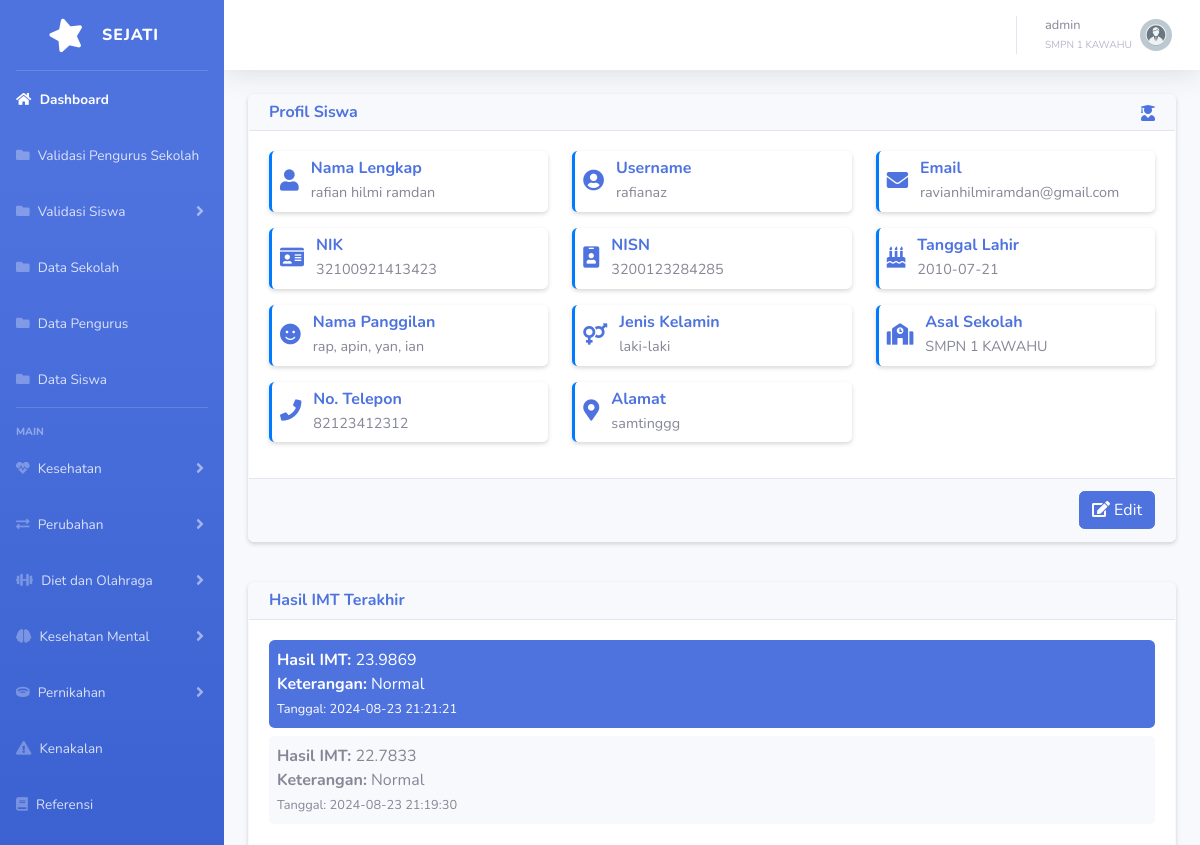
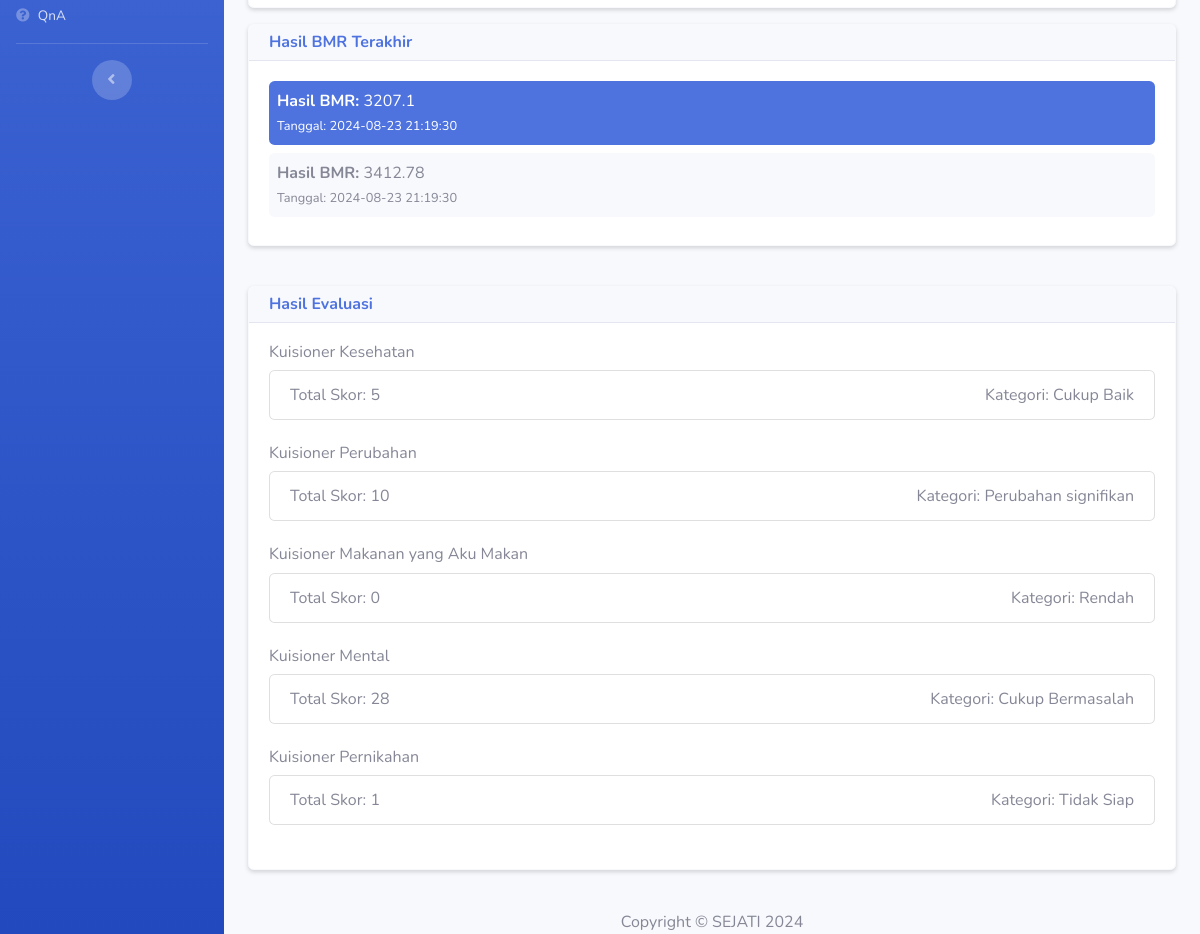
The page /profilsiswa.php?id=1 (signed in) on the database its author committed (2 pictures, top to bottom).
### tables this page shows
CREATE TABLE `tbsekolah` (
  `idsekolah` int(11) NOT NULL,
  `namasekolah` varchar(100) NOT NULL,
  `alamatsekolah` varchar(255) NOT NULL,
  `notelpsekolah` varchar(15) DEFAULT NULL,
  `kepalasekolah` varchar(50) NOT NULL,
  `namapjsekolah` varchar(50) NOT NULL,
  `notelpj` varchar(15) DEFAULT NULL
);

CREATE TABLE `imt` (
  `idimt` int(11) NOT NULL,
  `idsiswa` int(11) DEFAULT NULL,
  `bb` float DEFAULT NULL,
  `tb` float DEFAULT NULL,
  `hasilimt` float DEFAULT NULL,
  `keterangan` varchar(255) DEFAULT NULL,
  `tglperiksa` datetime DEFAULT NULL
);

CREATE TABLE `kebutuhanenergi` (
  `idenergi` int(11) NOT NULL,
  `iduser` int(11) DEFAULT NULL,
  `bb` float DEFAULT NULL,
  `tb` float DEFAULT NULL,
  `usia` int(11) DEFAULT NULL,
  `tingkataktif` enum('tidak pernah berolahraga','jarang berolahraga','sering berolahraga') DEFAULT NULL,
  `hasil` float DEFAULT NULL,
  `idsiswa` int(11) DEFAULT NULL,
  `tglperiksa` datetime DEFAULT NULL
);

CREATE TABLE `kuisionerkesehatanlaki` (
  `idkuisioner` int(11) NOT NULL,
  `idusersiswa` int(11) DEFAULT NULL,
  `q1` int(11) DEFAULT NULL,
  `q2` int(11) DEFAULT NULL,
  `q3` int(11) DEFAULT NULL,
  `q4` int(11) DEFAULT NULL,
  `q5` int(11) DEFAULT NULL,
  `q6` int(11) DEFAULT NULL,
  `totalSkor` int(11) DEFAULT NULL,
  `kategori` varchar(50) DEFAULT NULL
);

CREATE TABLE `kuisionerperubahanlaki` (
  `idkuisioner` int(11) NOT NULL,
  `idusersiswa` int(11) DEFAULT NULL,
  `q1` int(11) DEFAULT NULL,
  `q2` int(11) DEFAULT NULL,
  `q3` int(11) DEFAULT NULL,
  `q4` int(11) DEFAULT NULL,
  `q5` int(11) DEFAULT NULL,
  `q6` int(11) DEFAULT NULL,
  `q7` int(11) DEFAULT NULL,
  `q8` int(11) DEFAULT NULL,
  `q9` int(11) DEFAULT NULL,
  `q10` int(11) DEFAULT NULL,
  `totalSkor` int(11) DEFAULT NULL,
  `kategori` varchar(50) DEFAULT NULL
);

CREATE TABLE `kuisionermakan` (
  `idkuisioner` int(11) NOT NULL,
  `idusersiswa` int(11) DEFAULT NULL,
  `q1` int(11) DEFAULT NULL,
  `q2` int(11) DEFAULT NULL,
  `q3` int(11) DEFAULT NULL,
  `q4` int(11) DEFAULT NULL,
  `q5` int(11) DEFAULT NULL,
  `q6` int(11) DEFAULT NULL,
  `q7` int(11) DEFAULT NULL,
  `q8` int(11) DEFAULT NULL,
  `q9` int(11) DEFAULT NULL,
  `q10` int(11) DEFAULT NULL,
  `totalSkor` int(11) DEFAULT NULL,
  `kategori` varchar(50) DEFAULT NULL
);

CREATE TABLE `kuisionermental` (
  `idkuisioner` int(11) NOT NULL,
  `idusersiswa` int(11) DEFAULT NULL,
  `q1` int(11) DEFAULT NULL,
  `q2` int(11) DEFAULT NULL,
  `q3` int(11) DEFAULT NULL,
  `q4` int(11) DEFAULT NULL,
  `q5` int(11) DEFAULT NULL,
  `q6` int(11) DEFAULT NULL,
  `q7` int(11) DEFAULT NULL,
  `q8` int(11) DEFAULT NULL,
  `q9` int(11) DEFAULT NULL,
  `q10` int(11) DEFAULT NULL,
  `q11` int(11) DEFAULT NULL,
  `q12` int(11) DEFAULT NULL,
  `q13` int(11) DEFAULT NULL,
  `q14` int(11) DEFAULT NULL,
  `q15` int(11) DEFAULT NULL,
  `totalSkor` int(11) NOT NULL,
  `kategori` varchar(50) NOT NULL
);

CREATE TABLE `kuisionermenikah` (
  `idkuisioner` int(11) NOT NULL,
  `idusersiswa` int(11) DEFAULT NULL,
  `q1` int(11) DEFAULT NULL,
  `q2` int(11) DEFAULT NULL,
  `q3` int(11) DEFAULT NULL,
  `q4` int(11) DEFAULT NULL,
  `q5` int(11) DEFAULT NULL,
  `q6` int(11) DEFAULT NULL,
  `q7` int(11) DEFAULT NULL,
  `totalSkor` int(11) DEFAULT NULL,
  `kategori` varchar(50) DEFAULT NULL
);

### profilsiswa.php (the view, shortened to what this page needs)
<?php
include 'header.php';
if (isset($_GET['id']) && is_numeric($_GET['id'])) {
    $idSiswa = $_GET['id'];
} else {
    header('Location: datasiswa.php');
    exit();
}
$sql = "SELECT s.namalengkapsiswa, s.nik, s.nisn, s.tanggallahir, s.namapanggilan, s.jeniskelamin, s.asalsekolah, s.notelp, s.alamat, sk.namasekolah, u.username, u.email
        FROM tbsiswa s
        JOIN tbsekolah sk ON s.asalsekolah = sk.idsekolah
        JOIN tbusersiswa u ON s.idsiswa = u.idsiswa
        WHERE s.idsiswa = ?";
$stmt = $conn->prepare($sql);
$stmt->bind_param("i", $idSiswa);
$stmt->execute();
$result = $stmt->get_result();
$siswa = $result->fetch_assoc();
$idSiswa = $_GET['id'];
$sqlIMT = "SELECT hasilimt, keterangan, tglperiksa FROM imt WHERE idsiswa = ? ORDER BY tglperiksa DESC LIMIT 3";
$stmtIMT = $conn->prepare($sqlIMT);
$stmtIMT->bind_param("i", $idSiswa);
$stmtIMT->execute();
$resultIMT = $stmtIMT->get_result();
$dataIMT = $resultIMT->fetch_all(MYSQLI_ASSOC);
$sqlIMTP = "SELECT hasilimtperempuan AS hasilimt, keterangan, tglperiksa FROM imtperempuan WHERE idsiswa = ? ORDER BY tglperiksa DESC LIMIT 3";
$stmtIMTP = $conn->prepare($sqlIMTP);
$stmtIMTP->bind_param("i", $idSiswa);
$stmtIMTP->execute();
$resultIMTP = $stmtIMTP->get_result();
$dataIMTP = $resultIMTP->fetch_all(MYSQLI_ASSOC);
$sqlBMR = "SELECT hasil, tglperiksa FROM kebutuhanenergi WHERE idsiswa = ? ORDER BY tglperiksa DESC LIMIT 3";
$stmtBMR = $conn->prepare($sqlBMR);
$stmtBMR->bind_param("i", $idSiswa);
$stmtBMR->execute();
$resultBMR = $stmtBMR->get_result();
$dataBMR = $resultBMR->fetch_all(MYSQLI_ASSOC);
$sqlBMRP = "SELECT hasil, tglperiksa FROM kebutuhanenergiperempuan WHERE idsiswa = ? ORDER BY tglperiksa DESC LIMIT 3";
$stmtBMRP = $conn->prepare($sqlBMRP);
$stmtBMRP->bind_param("i", $idSiswa);
$stmtBMRP->execute();
$resultBMRP = $stmtBMRP->get_result();
$dataBMRP = $resultBMRP->fetch_all(MYSQLI_ASSOC);
$sqlUserSiswa = "SELECT us.idusersiswa, s.jeniskelamin
FROM tbusersiswa us
JOIN tbsiswa s ON us.idsiswa = s.idsiswa
WHERE us.idsiswa = ?";
$stmtUserSiswa = $conn->prepare($sqlUserSiswa);
$stmtUserSiswa->bind_param("i", $idSiswa);
$stmtUserSiswa->execute();
$resultUserSiswa = $stmtUserSiswa->get_result();
$dataUserSiswa = $resultUserSiswa->fetch_assoc();
$idUserSiswa = $dataUserSiswa['idusersiswa'];
$jenisKelamin = $dataUserSiswa['jeniskelamin'];
function ambilDataKuisionerTerbaru($conn, $table, $idUserSiswa) {
$sql = "SELECT totalSkor, kategori FROM $table WHERE idusersiswa = ? ORDER BY idkuisioner DESC LIMIT 1";
$stmt = $conn->prepare($sql);
$stmt->bind_param("i", $idUserSiswa);
$stmt->execute();
return $stmt->get_result()->fetch_assoc();
}
$kuisionerKesehatan = ($jenisKelamin == 'laki-laki') ? ambilDataKuisionerTerbaru($conn, 'kuisionerkesehatanlaki', $idUserSiswa) : ambilDataKuisionerTerbaru($conn, 'kuisionerkesehatanperempuan', $idUserSiswa);
$kuisionerPerubahan = ($jenisKelamin == 'laki-laki') ? ambilDataKuisionerTerbaru($conn, 'kuisionerperubahanlaki', $idUserSiswa) : ambilDataKuisionerTerbaru($conn, 'kuisionerperubahanperempuan', $idUserSiswa);
$kuisionerMakan = ambilDataKuisionerTerbaru($conn, 'kuisionermakan', $idUserSiswa);
$kuisionerMental = ambilDataKuisionerTerbaru($conn, 'kuisionermental', $idUserSiswa);
$kuisionerMenikah = ambilDataKuisionerTerbaru($conn, 'kuisionermenikah', $idUserSiswa);
include 'sidebar.php';
include 'topbar.php';
?>
<div class="container-fluid">
    <div class="row">
        <div class="col-lg-12 mb-4">
            <div class="card shadow-sm mb-3 border-light">
                <div class="card-header py-2 bg-light text-primary d-flex align-items-center">
                    <h6 class="m-0 font-weight-bold">Profil Siswa</h6>
                    <i class="fas fa-user-graduate ml-auto"></i>
                </div>
                <div class="card-body">
                    <?php if ($siswa): ?>
                        <div class="row">
                            <?php
                            $fields = [
                                ["label" => "Nama Lengkap", "value" => $siswa['namalengkapsiswa'], "icon" => "fas fa-user"],
                                ["label" => "Username", "value" => $siswa['username'], "icon" => "fas fa-user-circle"],
                                ["label" => "Email", "value" => $siswa['email'], "icon" => "fas fa-envelope"],
                                ["label" => "NIK", "value" => $siswa['nik'], "icon" => "fas fa-id-card"],
                                ["label" => "NISN", "value" => $siswa['nisn'], "icon" => "fas fa-id-badge"],
                                ["label" => "Tanggal Lahir", "value" => $siswa['tanggallahir'], "icon" => "fas fa-birthday-cake"],
                                ["label" => "Nama Panggilan", "value" => $siswa['namapanggilan'], "icon" => "fas fa-smile"],
                                ["label" => "Jenis Kelamin", "value" => $siswa['jeniskelamin'], "icon" => "fas fa-venus-mars"],
                                ["label" => "Asal Sekolah", "value" => $siswa['namasekolah'], "icon" => "fas fa-school"],
                                ["label" => "No. Telepon", "value" => $siswa['notelp'], "icon" => "fas fa-phone"],
                                ["label" => "Alamat", "value" => $siswa['alamat'], "icon" => "fas fa-map-marker-alt"]
                            ];
                            foreach ($fields as $field): ?>
                                <div class="col-md-4 mb-3">
                                    <div class="profile-info bg-white p-2 rounded d-flex align-items-center shadow-sm" style="border-left: 3px solid #007bff;">
                                        <div class="profile-icon text-primary mr-2">
                                            <i class="<?php echo $field['icon']; ?> fa-lg mr-1"></i>
                                        </div>
                                        <div>
                                            <h6 class="font-weight-bold text-primary mb-1"><?php echo $field['label']; ?></h6>
                                            <p class="mb-0" style="font-size: 0.9rem;"><?php echo htmlspecialchars($field['value']); ?></p>
                                        </div>
                                    </div>
                                </div>
                            <?php endforeach; ?>
                        </div>
                    <?php else: ?>
                        <div class="alert alert-warning" role="alert">
                            <i class="fas fa-exclamation-triangle"></i> Data siswa tidak ditemukan.
                        </div>
                    <?php endif; ?>
                </div>
                <?php if ($siswa): ?>
                    <div class="card-footer text-right">
                        <a href="editsiswa.php?id=<?php echo $idSiswa; ?>" class="btn btn-primary">
                            <i class="fas fa-edit"></i> Edit
                        </a>
                    </div>
                <?php endif; ?>
            </div>
        </div>
        <div class="col-lg-12 mb-4">
            <div class="card shadow-sm mb-3 border-light">
                <div class="card-header py-2 bg-light text-primary">
                    <h6 class="m-0 font-weight-bold">Hasil IMT Terakhir</h6>
                </div>
                <div class="card-body">
                    <?php
                    $dataIMT = !empty($dataIMT) ? $dataIMT : $dataIMTP;
                    if ($dataIMT):
                        foreach ($dataIMT as $index => $imt): ?>
                            <div class="mb-2 p-2 rounded <?php echo $index === 0 ? 'bg-primary text-white' : 'bg-light'; ?>">
                                <strong>Hasil IMT:</strong> <?php echo htmlspecialchars($imt['hasilimt']); ?><br>
                                <strong>Keterangan:</strong> <?php echo htmlspecialchars($imt['keterangan']); ?><br>
                                <small>Tanggal: <?php echo htmlspecialchars($imt['tglperiksa']); ?></small>
                            </div>
                        <?php endforeach;
                    else: ?>
                        <div class="alert alert-warning" role="alert">
                            Tidak ada data IMT ditemukan.
                        </div>
                    <?php endif; ?>
                </div>
            </div>
            <div class="card shadow-sm mb-3 border-light">
                <div class="card-header py-2 bg-light text-primary">
                    <h6 class="m-0 font-weight-bold">Hasil BMR Terakhir</h6>
                </div>
                <div class="card-body">
                    <?php
                    $dataBMR = !empty($dataBMR) ? $dataBMR : $dataBMRP;
                    if ($dataBMR):
                        foreach ($dataBMR as $index => $bmr): ?>
                            <div class="mb-2 p-2 rounded <?php echo $index === 0 ? 'bg-primary text-white' : 'bg-light'; ?>">
                                <strong>Hasil BMR:</strong> <?php echo htmlspecialchars($bmr['hasil']); ?></br>
                                <small>Tanggal: <?php echo htmlspecialchars($imt['tglperiksa']); ?></small>
                            </div>
                        <?php endforeach;
                    else: ?>
                        <div class="alert alert-warning" role="alert">
                            Tidak ada data BMR ditemukan.
                        </div>
                    <?php endif; ?>
                </div>
            </div>
        </div>
        <div class="col-lg-12 mb-4">
            <div class="card shadow-sm mb-3 border-light">
                <div class="card-header py-2 bg-light text-primary">
                    <h6 class="m-0 font-weight-bold">Hasil Evaluasi</h6>
                </div>
                <div class="card-body">
                    <?php
                    $allResults = [
                        'Kuisioner Kesehatan' => $kuisionerKesehatan,
                        'Kuisioner Perubahan' => $kuisionerPerubahan,
                        'Kuisioner Makanan yang Aku Makan' => $kuisionerMakan,
                        'Kuisioner Mental' => $kuisionerMental,
                        'Kuisioner Pernikahan' => $kuisionerMenikah,
                    ];
                    foreach ($allResults as $title => $result):
                        if (!empty($result)): ?>
                            <div class="mb-4">
                                <h6><?php echo $title; ?></h6>
                                <ul class="list-group">
                                    <li class="list-group-item d-flex justify-content-between align-items-center">
                                        <span>Total Skor: <?php echo htmlspecialchars($result['totalSkor']); ?></span>
                                        <span>Kategori: <?php echo htmlspecialchars($result['kategori']); ?></span>
                                    </li>
                                </ul>
                            </div>
                        <?php else: ?>
                            <div class="alert alert-warning" role="alert">
                                Tidak ada data <?php echo $title; ?> ditemukan.
                            </div>
                        <?php endif;
                    endforeach; ?>
                </div>
            </div>
        </div>
    </div>
</div>
<?php include 'footer.php';?>

### topbar.php (shortened to what this page needs)
<div id="content-wrapper" class="d-flex flex-column">
    <div id="content">
        <nav class="navbar navbar-expand navbar-light bg-white topbar mb-4 static-top shadow">
            <ul class="navbar-nav ml-auto">
                <li class="nav-item dropdown no-arrow">
                    <a class="nav-link dropdown-toggle" href="#" id="userDropdown" role="button"
                    data-toggle="dropdown" aria-haspopup="true" aria-expanded="false">
                        <span class="mr-2 d-none d-lg-inline text-gray-600 small">
                            <?php echo htmlspecialchars($username); ?><br>
                            <small class="text-gray-500"><?php echo htmlspecialchars($namasekolah); ?></small>
                        </span>
                        <?php
                        if ($role == 'admin') {
                            echo '<img class="img-profile rounded-circle" src="img/admin.webp">';
                        } elseif ($role == 'pengurus') {
                            echo '<img class="img-profile rounded-circle" src="img/pengurus.svg">';
                        } elseif ($role == 'siswa') {
                            echo '<img class="img-profile rounded-circle" src="img/siswa.webp">';
                        } else {
                            echo '<img class="img-profile rounded-circle" src="img/pengurus.svg">';
                        }
                        ?>
                    </a>
                </li>
            </ul>
        </nav>

### rows shown on the page
tbsekolah: namasekolah "SMPN 1 KAWAHU"
imt: hasilimt "23.9869", keterangan "Normal", tglperiksa "2024-08-23 21:21:21"
imt: hasilimt "22.7833", keterangan "Normal", tglperiksa "2024-08-23 21:19:30"
kebutuhanenergi: hasil "3207.1"
kebutuhanenergi: hasil "3412.78"
kuisionerkesehatanlaki: title "Kuisioner Kesehatan", totalSkor "5", kategori "Cukup Baik"
kuisionerperubahanlaki: title "Kuisioner Perubahan", totalSkor "10", kategori "Perubahan signifikan"
kuisionermakan: title "Kuisioner Makanan yang Aku Makan", totalSkor "0", kategori "Rendah"
kuisionermental: title "Kuisioner Mental", totalSkor "28", kategori "Cukup Bermasalah"
kuisionermenikah: title "Kuisioner Pernikahan", totalSkor "1", kategori "Tidak Siap"

### other values the page prints
$username "admin"
$field['label'] "Nama Lengkap"
$field['value'] "rafian hilmi ramdan"
$field['label'] "Username"
$field['value'] "rafianaz"
$field['label'] "Email"
$field['value'] "ravianhilmiramdan@gmail.com"
$field['label'] "NIK"
$field['value'] "32100921413423"
$field['label'] "NISN"
$field['value'] "3200123284285"
$field['label'] "Tanggal Lahir"
$field['value'] "2010-07-21"
$field['label'] "Nama Panggilan"
$field['value'] "rap, apin, yan, ian"
